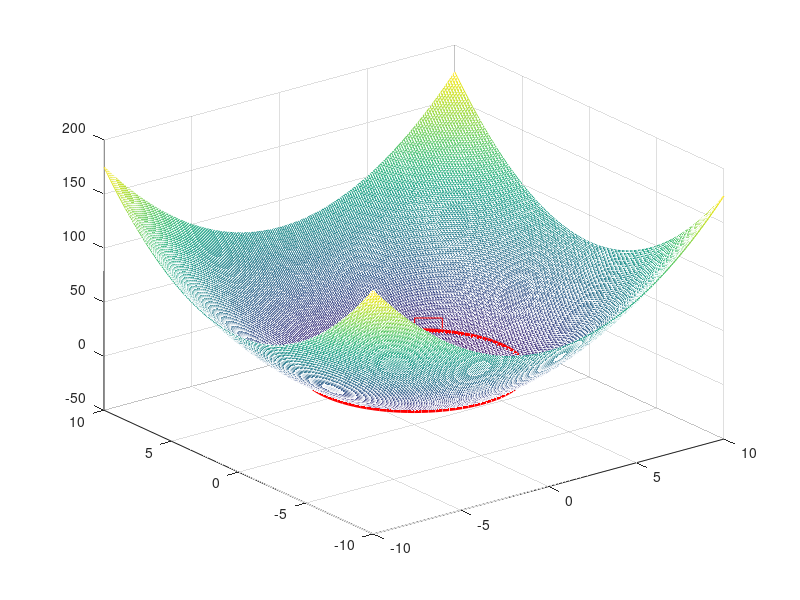

Reproduce this figure in MATLAB.
function newton2D()
clc
close all
x=-10:0.1:10;
y=-10:0.1:10;
[xx,yy]=meshgrid(x,y);
zz=f(xx,yy);
mesh(xx,yy,zz);
%%%f=0
ro=[10;10];%initial guess on x is 10 and my initial guess on is 10
alfa=0.2;
while abs(f(ro(1),ro(2)))> 1e-2
    ro =ro-alfa*f(ro(1),ro(2))./fprime(ro(1),ro(2));
end
ro
f(ro(1),ro(2))
hold on
plot3 (ro(1),ro(2),0,'rs','MarkerSize',20);
theta = linspace(0,2*pi,100);
r=5;
xc=r*cos(theta);
yc=r*sin(theta);
plot3 (xc,yc,0*xc,'r-','LineWidth',5);


%Find the minimum
ro=[10;10];%initial guess on x is 10 and my initial guess on is 10
alfa=0.2;
for index=1:100
    ro =ro-alfa*inv(fdblprime(ro(1),ro(2)))*fprime(ro(1),ro(2));
end
ro
f(ro(1),ro(2))
hold on
plot3 (ro(1),ro(2),f(ro(1),ro(2)),'ys','MarkerSize',20);


function z=f(x,y)
z=x.^2+y.^2-5^2;

function zprime=fprime(x,y)
%%Find the Gradient which is a vector
dfdx=2*x;
dfdy=2*y;
zprime=[dfdx;dfdy];

function zdblprime = fdblprime(x,y)
%Find the Jacobian which is a matrix
df2dx2=2;
df2dxdy=0;
df2dy2=2;
df2dydx=0;
zdblprime=[df2dx2 df2dxdy ; df2dydx df2dy2];

